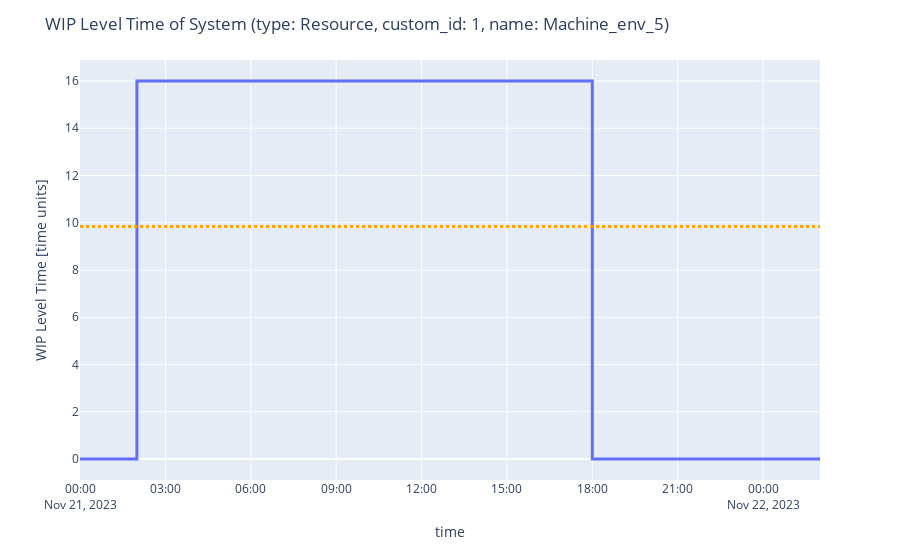

Source (notebook cell):
### Code cell
fig = mon.draw_WIP_level(use_num_jobs_metric=False)

### Figure 1 — Plotly figure (JSON) as saved in the notebook; plotly's stock layout.template omitted (floating-point values rounded to 4 significant figures)
{"data": [{"hovertemplate": "x=%{x}<br>y=%{y}<extra></extra>", "legendgroup": "", "line": {"color": "#636efa", "dash": "solid", "shape": "vh", "width": 3}, "marker": {"symbol": "circle"}, "mode": "lines", "name": "", "orientation": "v", "showlegend": false, "type": "scatter", "x": ["2023-11-21T00:00:00", "2023-11-21T02:00:00", "2023-11-21T18:00:00", "2023-11-22T02:00:00", "2023-11-22T02:00:00"], "xaxis": "x", "y": [0, 0, 16, 0, 0], "yaxis": "y"}], "layout": {"legend": {"tracegroupgap": 0}, "margin": {"t": 60}, "shapes": [{"line": {"color": "orange", "dash": "dot", "width": 3}, "type": "line", "x0": 0, "x1": 1, "xref": "x domain", "y0": 9.846, "y1": 9.846, "yref": "y"}], "title": {"text": "WIP Level Time of System (type: Resource, custom_id: 1, name: Machine_env_5)"}, "xaxis": {"anchor": "y", "domain": [0, 1], "title": {"text": "time"}}, "yaxis": {"anchor": "x", "domain": [0, 1], "title": {"text": "WIP Level Time [time units]"}}}}
